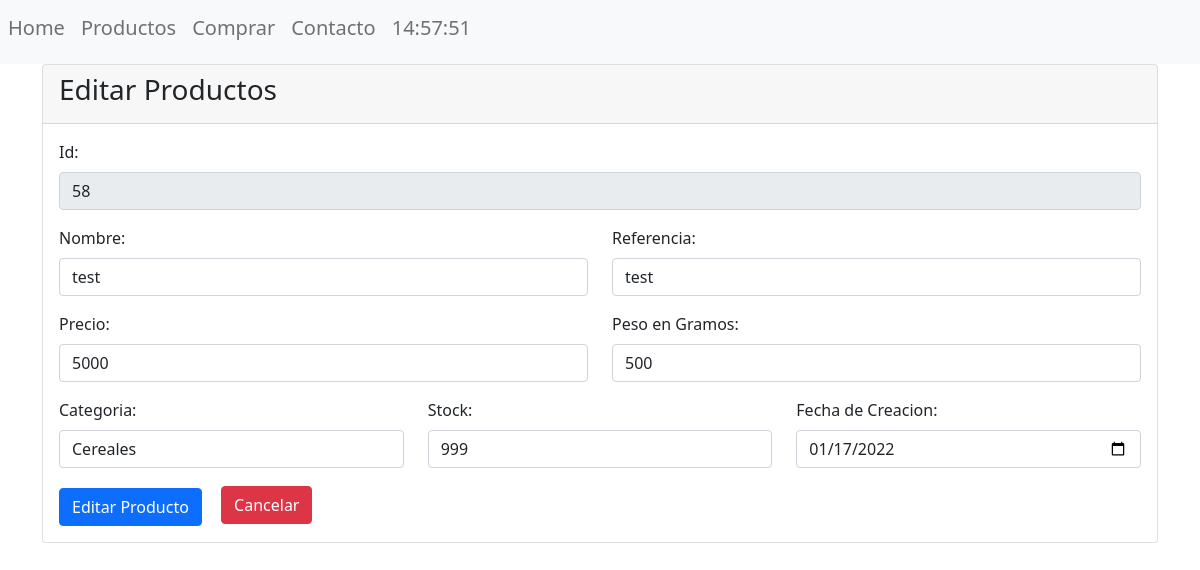
Before: /?controller=products&accion=editar&id=58 with the older database file.
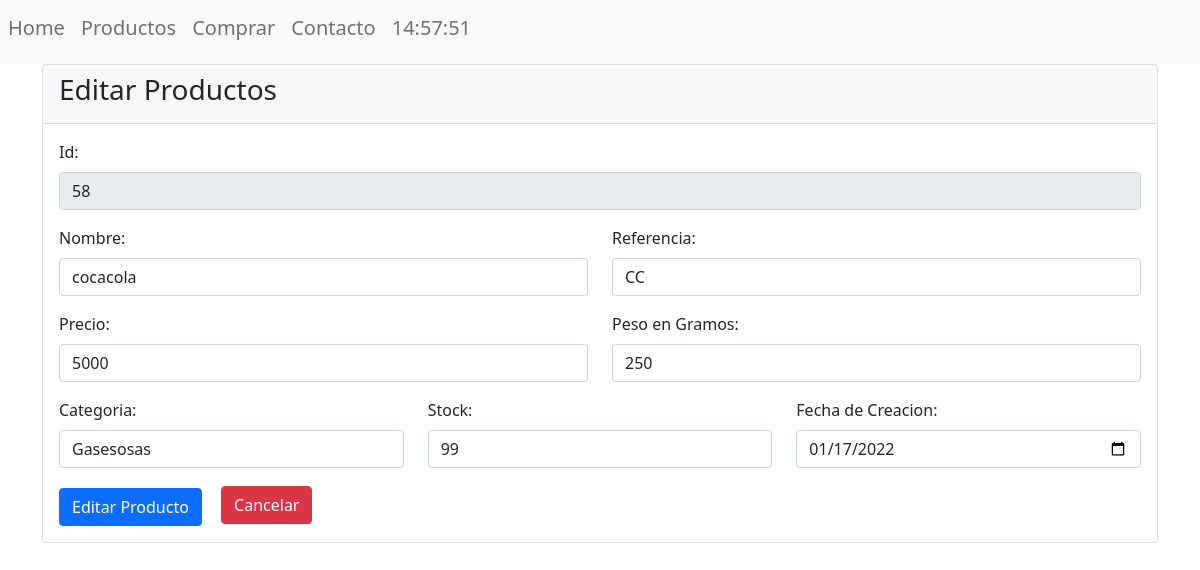
After: the same page with the newer database file.
### tables this page shows
CREATE TABLE `productos` (
  `PD_Id` int(11) NOT NULL,
  `PD_Nombre` varchar(255) NOT NULL,
  `PD_Referencia` varchar(255) NOT NULL,
  `PD_Precio` int(11) NOT NULL,
  `PD_Peso` int(11) NOT NULL,
  `PD_Stock` int(11) NOT NULL,
  `categoria` int(11) NOT NULL,
  `PD_Fecha_Creacion` date NOT NULL
);

### controllers/controller_products.php (called while the page is built, shortened)
<?php
include_once("models/product.php");
class ControllerProducts{
    public function editar(){
            $id=$_GET['id'];
            $product=Product::search($id);
            include_once("views/products/editar.php");
    }
}
?>

### ruteador.php (called while the page is built, shortened)
<?php
$controller= new $objController();
$controller->$accion();
?>

### index.php (called while the page is built, shortened)
<?php
require_once("views/template.php");
?>

### models/product.php (called while the page is built, shortened)
<?php
class Product{
    public function __construct($PD_Id,$PD_Nombre,$PD_Referencia,$PD_Precio,$PD_Peso,$categoria,$PD_Stock,$PD_Fecha_Creacion,$CT_Nombre){
        $this->PD_Id=$PD_Id;
        $this->PD_Nombre=$PD_Nombre;
        $this->PD_Referencia=$PD_Referencia;
        $this->PD_Precio=$PD_Precio;
        $this->PD_Peso=$PD_Peso;
        $this->categoria=$categoria;
        $this->PD_Stock=$PD_Stock;
        $this->PD_Fecha_Creacion=$PD_Fecha_Creacion;
    }
    public static function search($PD_Id){
        $conexionBD=BD::crearInstancia();
        $sql=$conexionBD->prepare("SELECT `PD_Id`, `PD_Nombre`, `PD_Referencia`, `PD_Precio`, `PD_Peso`, `PD_Stock`, `categoria`, productos.PD_Fecha_Creacion, categoria.CT_Nombre
        FROM `productos`
        INNER JOIN categoria on categoria.CT_Id = productos.categoria WHERE PD_Id=?");
        $sql->execute(array($PD_Id));
        $product=$sql->fetch();
        return new Product($product['PD_Id'],$product['PD_Nombre'],$product['PD_Referencia'],
        $product['PD_Precio'],$product['PD_Peso'],$product['categoria'],$product['PD_Stock'],
        $product['PD_Fecha_Creacion'],$product['CT_Nombre']);
    }
}
?>

### views/products/editar.php (the view, shortened to what this page needs)
<div class="card">
  <div class="card-header">
    <h3>Editar Productos</h3>
  </div>
  <div class="card-body">
    <form action="" method="post">
      <div class="mb-3">
        <label for="id" class="form-label">Id:</label>
        <input readonly type="text" class="form-control" value="<?php echo $product->PD_Id; ?>" name="id" id="id" aria-describedby="helpId" placeholder="Id producto">
      </div>
      <div class="row mb-3">
        <div class="col">
          <label for="nombre" class="form-label">Nombre:</label>
          <input required type="text" class="form-control" value="<?php echo $product->PD_Nombre; ?>" name="nombre" id="nombre" aria-describedby="helpId" placeholder="Ingrese nombre del producto">
        </div>
        <div class="col">
          <label for="referencia" class="form-label">Referencia:</label>
          <input required type="text" class="form-control" value="<?php echo $product->PD_Referencia; ?>" name="referencia" id="referencia" aria-describedby="helpId" placeholder="Ingrese referencia del producto">
        </div>
      </div>
      <div class="row mb-3">
        <div class="col">
          <label for="precio" class="form-label">Precio:</label>
          <input required type="number" class="form-control" min="1000" value="<?php echo $product->PD_Precio; ?>" name="precio" id="precio" aria-describedby="helpId" placeholder="Ingrese el Precio">
        </div>
        <div class="col">
          <label for="peso" class="form-label">Peso en Gramos:</label>
          <input required type="number" class="form-control" min="100" value="<?php echo $product->PD_Peso; ?>" name="peso" id="peso" aria-describedby="helpId" placeholder="Ingrese el peso del producto">
        </div>
      </div>
      <div class="row">
        <div class="col-md-4 mb-3">
          <label for="categoria" class="form-label">Categoria:</label>
          <?php
          $conexionBD = BD::crearInstancia();
          $sql = $conexionBD->query("SELECT * FROM categoria"); ?>
          <select required size="1" class="form-control" name="categoria" id="categoria">
            <?php foreach ($sql->fetchAll() as $categoria) {
              if ($categoria['CT_Id'] === $product->categoria)
              {?>
                <option selected="selected" value="<?php echo $categoria['CT_Id']; ?>"><?php echo $categoria['CT_Nombre'] ?></option><?php
              } else { ?>
                <option value="<?php echo $categoria['CT_Id']; ?>"><?php echo $categoria['CT_Nombre'] ?></option><?php
              }
            } ?>
          </select>
        </div>
        <div class="col-md-4 mb-3">
          <label for="stock" class="form-label">Stock:</label>
          <input required type="number" class="form-control" min="1" value="<?php echo $product->PD_Stock; ?>" name="stock" id="stock" aria-describedby="helpId" placeholder="Ingrese el stock">
        </div>
        <div class="col-md-4 mb-3">
          <label for="fecha_creacion" class="form-label">Fecha de Creacion:</label>
          <input required type="date" class="form-control" value="<?php echo $product->PD_Fecha_Creacion; ?>" name="fecha_creacion" id="fecha_creacion" aria-describedby="helpId" placeholder="Fecha de creacion">
        </div>
      </div>
      <input name="" id="" class="btn btn-primary width-100 mt-1" type="submit" value="Editar Producto">
      <a href="?controller=products&accion=inicio" style="margin-left: 15px" class="btn btn-danger">Cancelar</a>
    </form>
  </div>
</div>

Changed rows visible on the page:
changed productos id 58: nombre "test" → "cocacola"; referencia "test" → "CC"; peso "500" → "250"; stock "999" → "99"
Other visible differences:
form field categoria: "Cereales" → "Gasesosas"
